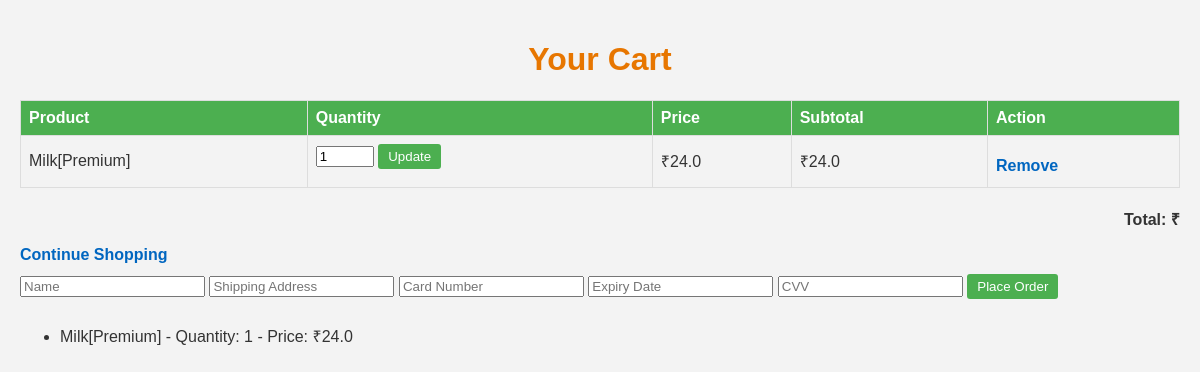
Screenshot of /view_cart (signed in) with the database file from the repository.
### app.py (models this page shows)
class Cart(db.Model):
    id = db.Column(db.Integer, primary_key=True)
    user_id = db.Column(db.Integer, db.ForeignKey('user.id'), nullable=False)
    product_id = db.Column(db.Integer, db.ForeignKey('product.id'), nullable=False)
    quantity = db.Column(db.Integer, default=1)

class Product(db.Model):
    id = db.Column(db.Integer, primary_key=True)
    name = db.Column(db.String(255), nullable=False)
    description = db.Column(db.Text)
    price = db.Column(db.Float)
    image = db.Column(db.String(255))  # Image file path
    carts = db.relationship('Cart', backref='product', lazy=True)

### app.py (the view)
@app.route('/view_cart')
@login_required
def view_cart():
    cart_items = Cart.query.filter_by(user_id=current_user.id).all()
    return render_template('view_cart.html', cart_items=cart_items)

### app.py (called while the page is built)
@login_manager.user_loader
def load_user(user_id):
    return User.query.get(int(user_id))

### templates/view_cart.html (shortened to what this page needs)
<!DOCTYPE html>
<html lang="en">
<head>
</head>
<body>
    <h1>Your Cart</h1>
    <table>
        <thead>
            <tr>
                <th>Product</th>
                <th>Quantity</th>
                <th>Price</th>
                <th>Subtotal</th>
                <th>Action</th>
            </tr>
        </thead>
        <tbody>
            {% for item in cart_items %}
            <tr>
                <td>{{ item.product.name }}</td>
                <td>
                    <form method="post" action="{{ url_for('update_cart') }}">
                        <input type="number" name="quantity" value="{{ item.quantity }}" min="1" />
                        <input type="submit" value="Update" />
                    </form>
                </td>
                <td>₹{{ item.product.price }}</td>
                <td>₹{{ item.product.price * item.quantity }}</td>
                <td>
                    <a href="{{ url_for('remove_from_cart', item_id=item.id) }}">Remove</a>
                </td>
            </tr>
            {% endfor %}
        </tbody>
    </table>
    <p>Total: ₹{{ total_amount }}</p>
    <a href="{{ url_for('home') }}">Continue Shopping</a>
    <form action="{{ url_for('place_order') }}" method="post">
        <input type="text" name="name" placeholder="Name" required>
        <input type="text" name="shipping_address" placeholder="Shipping Address" required>
        <input type="text" name="card_number" placeholder="Card Number" required>
        <input type="text" name="expiry_date" placeholder="Expiry Date" required>
        <input type="text" name="cvv" placeholder="CVV" required>
        <input type="submit" value="Place Order" class="checkout-link">
    </form>
    <ul>
        {% for item in cart_items %}
            <li>{{ item.product.name }} - Quantity: {{ item.quantity }} - Price: ₹{{ item.product.price * item.quantity }}</li>
        {% endfor %}
    </ul>
</body>
</html>

### templates/view_cart.html (style rules this page uses)
body { font-family: Arial, sans-serif; background-color: #f3f3f3; color: #333; margin: 0; padding: 20px; }
h1 { color: #e77600; text-align: center; }
table { width: 100%; border-collapse: collapse; margin-top: 20px; }
th, td { border: 1px solid #ddd; padding: 8px; text-align: left; }
th { background-color: #4caf50; color: white; }
form { display: inline-block; margin-bottom: 10px; }
input[type="number"] { width: 50px; }
input[type="submit"] { background-color: #4caf50; color: white; border: none; padding: 5px 10px; border-radius: 3px; cursor: pointer; }
p { margin-top: 20px; text-align: right; font-weight: bold; }
a { text-decoration: none; color: #0066c0; font-weight: bold; display: block; margin-top: 10px; }
.checkout-link { background-color: #0066c0; color: white; padding: 10px; border: none; border-radius: 5px; cursor: pointer; display: inline-block; margin-top: 10px; text-decoration: none; }

### rows the page displays
Cart: product.name "Milk[Premium]", quantity "1", product.price "24.0", item.product.price*item.quantity "24.0"
